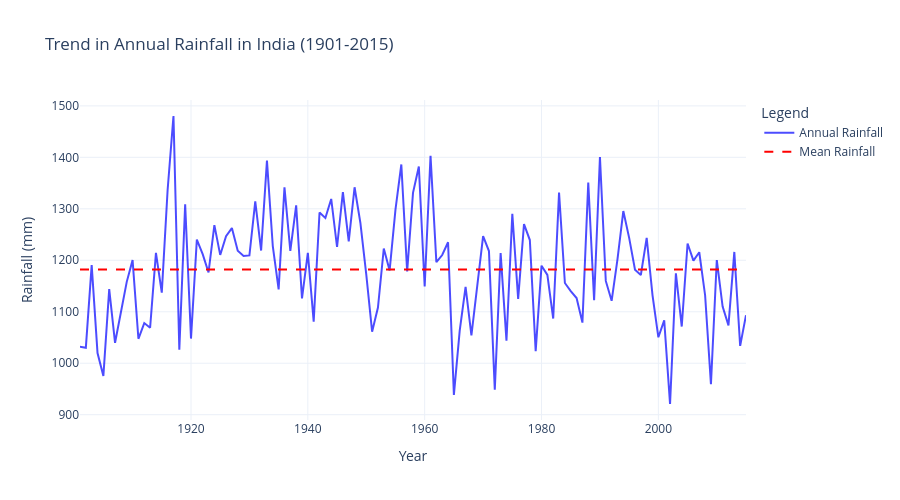
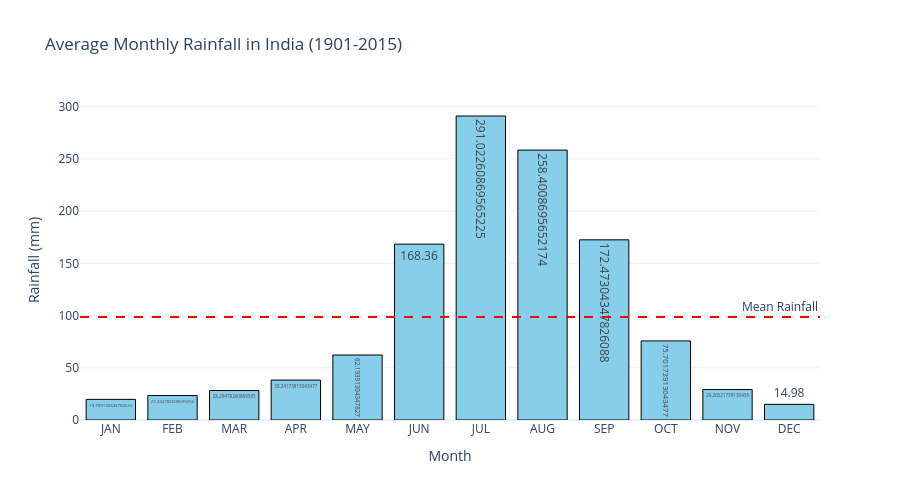
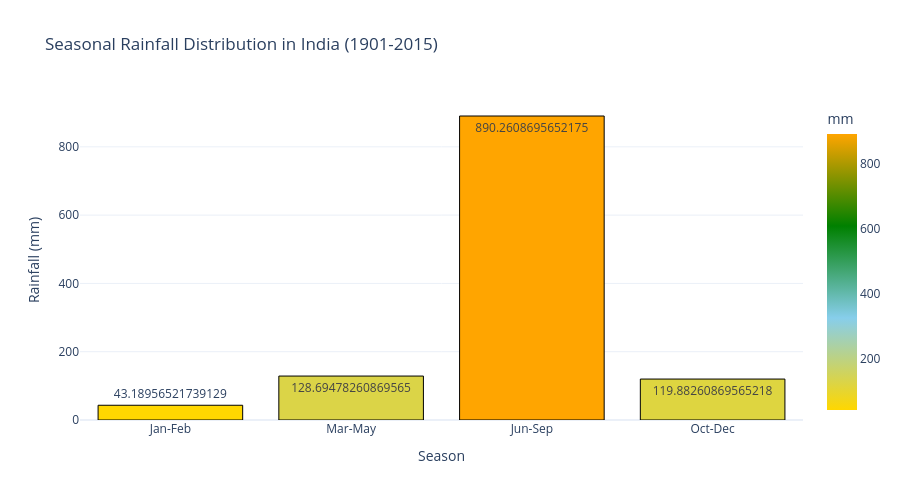

Write notebook code for charts like these, in order.
### Markdown cell above
# Let’s visualize these plots to get started with rainfall trends in India analysis:

### Code cell
import plotly.graph_objects as go
import plotly.express as px

# analyze trends in annual rainfall over time
annual_rainfall = rainfall_data[['YEAR', 'ANNUAL']]

fig_annual = go.Figure()
fig_annual.add_trace(go.Scatter(
    x=annual_rainfall['YEAR'],
    y=annual_rainfall['ANNUAL'],
    mode='lines',
    name='Annual Rainfall',
    line=dict(color='blue', width=2),
    opacity=0.7
))

fig_annual.add_trace(go.Scatter(
    x=annual_rainfall['YEAR'],
    y=[annual_rainfall['ANNUAL'].mean()] * len(annual_rainfall),
    mode='lines',
    name='Mean Rainfall',
    line=dict(color='red', dash='dash')
))
fig_annual.update_layout(
    title='Trend in Annual Rainfall in India (1901-2015)',
    xaxis_title='Year',
    yaxis_title='Rainfall (mm)',
    template='plotly_white',
    legend=dict(title="Legend"),
    height=500
)
fig_annual.show()

# identify months with the highest and lowest rainfall on average
monthly_columns = ['JAN', 'FEB', 'MAR', 'APR', 'MAY', 'JUN', 'JUL', 'AUG', 'SEP', 'OCT', 'NOV', 'DEC']
monthly_avg = rainfall_data[monthly_columns].mean()

highest_rainfall_month = monthly_avg.idxmax()
lowest_rainfall_month = monthly_avg.idxmin()

fig_monthly = px.bar(
    x=monthly_avg.index,
    y=monthly_avg.values,
    labels={'x': 'Month', 'y': 'Rainfall (mm)'},
    title='Average Monthly Rainfall in India (1901-2015)',
    text=monthly_avg.values
)
fig_monthly.add_hline(
    y=monthly_avg.mean(),
    line_dash="dash",
    line_color="red",
    annotation_text="Mean Rainfall",
    annotation_position="top right"
)

fig_monthly.update_traces(marker_color='skyblue', marker_line_color='black', marker_line_width=1)
fig_monthly.update_layout(template='plotly_white', height=500)
fig_monthly.show()

# seasonal rainfall distribution
seasonal_columns = ['Jan-Feb', 'Mar-May', 'Jun-Sep', 'Oct-Dec']
seasonal_avg = rainfall_data[seasonal_columns].mean()

fig_seasonal = px.bar(
    x=seasonal_avg.index,
    y=seasonal_avg.values,
    labels={'x': 'Season', 'y': 'Rainfall (mm)'},
    title='Seasonal Rainfall Distribution in India (1901-2015)',
    text=seasonal_avg.values,
    color=seasonal_avg.values,
    color_continuous_scale=['gold', 'skyblue', 'green', 'orange']
)

fig_seasonal.update_traces(marker_line_color='black', marker_line_width=1)
fig_seasonal.update_layout(
    template='plotly_white',
    height=500,
    coloraxis_colorbar=dict(title='mm')
)
fig_seasonal.update_layout(template='plotly_white', height=500)
fig_seasonal.show()

### Figure 1 — Plotly figure (JSON) as saved in the notebook; plotly's stock layout.template omitted (floating-point values rounded to 4 significant figures)
{"data": [{"line": {"color": "blue", "width": 2}, "mode": "lines", "name": "Annual Rainfall", "opacity": 0.7, "type": "scatter", "x": [1901, 1902, 1903, 1904, 1905, 1906, 1907, 1908, 1909, 1910, 1911, 1912, 1913, 1914, 1915, 1916, 1917, 1918, 1919, 1920, 1921, 1922, 1923, 1924, 1925, 1926, 1927, 1928, 1929, 1930, 1931, 1932, 1933, 1934, 1935, 1936, 1937, 1938, 1939, 1940, 1941, 1942, 1943, 1944, 1945, 1946, 1947, 1948, 1949, 1950, 1951, 1952, 1953, 1954, 1955, 1956, 1957, 1958, 1959, 1960, 1961, 1962, 1963, 1964, 1965, 1966, 1967, 1968, 1969, 1970, 1971, 1972, 1973, 1974, 1975, 1976, 1977, 1978, 1979, 1980, 1981, 1982, 1983, 1984, 1985, 1986, 1987, 1988, 1989, 1990, 1991, 1992, 1993, 1994, 1995, 1996, 1997, 1998, 1999, 2000, 2001, 2002, 2003, 2004, 2005, 2006, 2007, 2008, 2009, 2010, 2011, 2012, 2013, 2014, 2015], "y": [1032.0, 1030.0, 1190.0, 1020.0, 975.3, 1144.0, 1040.0, 1097.0, 1158.0, 1200.0, 1048.0, 1078.0, 1069.0, 1214.0, 1137.0, 1337.0, 1480.0, 1026.0, 1309.0, 1048.0, 1240.0, 1212.0, 1176.0, 1268.0, 1210.0, 1247.0, 1263.0, 1218.0, 1208.0, 1209.0, 1315.0, 1219.0, 1394.0, 1228.0, 1143.0, 1342.0, 1218.0, 1307.0, 1126.0, 1215.0, 1081.0, 1293.0, 1282.0, 1319.0, 1226.0, 1333.0, 1237.0, 1342.0, 1272.0, 1172.0, 1061.0, 1108.0, 1223.0, 1180.0, 1298.0, 1386.0, 1178.0, 1331, 1382.0, 1149, 1403, 1196.0, 1210.0, 1235.0, 938.4, 1064, 1148.0, 1054.0, 1148.0, 1247, 1218, 948.5, 1214, 1044.0, 1290.0, 1125.0, 1270.0, 1239.0, 1023.0, 1190.0, 1172.0, 1087.0, 1332.0, 1156.0, 1140, 1127.0, 1079.0, 1351, 1122.0, 1401.0, 1160.0, 1121.0, 1202.0, 1296.0, 1244.0, 1182.0, 1171.0, 1244.0, 1132, 1050.0, 1083.0, 920.8, 1174.0, 1071.0, 1232.0, 1199.0, 1216.0, 1132.0, 959.3, 1200.0, 1110.0, 1074.0, 1216.0, 1034.0, 1093.0]}, {"line": {"color": "red", "dash": "dash"}, "mode": "lines", "name": "Mean Rainfall", "type": "scatter", "x": [1901, 1902, 1903, 1904, 1905, 1906, 1907, 1908, 1909, 1910, 1911, 1912, 1913, 1914, 1915, 1916, 1917, 1918, 1919, 1920, 1921, 1922, 1923, 1924, 1925, 1926, 1927, 1928, 1929, 1930, 1931, 1932, 1933, 1934, 1935, 1936, 1937, 1938, 1939, 1940, 1941, 1942, 1943, 1944, 1945, 1946, 1947, 1948, 1949, 1950, 1951, 1952, 1953, 1954, 1955, 1956, 1957, 1958, 1959, 1960, 1961, 1962, 1963, 1964, 1965, 1966, 1967, 1968, 1969, 1970, 1971, 1972, 1973, 1974, 1975, 1976, 1977, 1978, 1979, 1980, 1981, 1982, 1983, 1984, 1985, 1986, 1987, 1988, 1989, 1990, 1991, 1992, 1993, 1994, 1995, 1996, 1997, 1998, 1999, 2000, 2001, 2002, 2003, 2004, 2005, 2006, 2007, 2008, 2009, 2010, 2011, 2012, 2013, 2014, 2015], "y": [1182.0, 1182.0, 1182.0, 1182.0, 1182.0, 1182.0, 1182.0, 1182.0, 1182.0, 1182.0, 1182.0, 1182.0, 1182.0, 1182.0, 1182.0, 1182.0, 1182.0, 1182.0, 1182.0, 1182.0, 1182.0, 1182.0, 1182.0, 1182.0, 1182.0, 1182.0, 1182.0, 1182.0, 1182.0, 1182.0, 1182.0, 1182.0, 1182.0, 1182.0, 1182.0, 1182.0, 1182.0, 1182.0, 1182.0, 1182.0, 1182.0, 1182.0, 1182.0, 1182.0, 1182.0, 1182.0, 1182.0, 1182.0, 1182.0, 1182.0, 1182.0, 1182.0, 1182.0, 1182.0, 1182.0, 1182.0, 1182.0, 1182.0, 1182.0, 1182.0, 1182.0, 1182.0, 1182.0, 1182.0, 1182.0, 1182.0, 1182.0, 1182.0, 1182.0, 1182.0, 1182.0, 1182.0, 1182.0, 1182.0, 1182.0, 1182.0, 1182.0, 1182.0, 1182.0, 1182.0, 1182.0, 1182.0, 1182.0, 1182.0, 1182.0, 1182.0, 1182.0, 1182.0, 1182.0, 1182.0, 1182.0, 1182.0, 1182.0, 1182.0, 1182.0, 1182.0, 1182.0, 1182.0, 1182.0, 1182.0, 1182.0, 1182.0, 1182.0, 1182.0, 1182.0, 1182.0, 1182.0, 1182.0, 1182.0, 1182.0, 1182.0, 1182.0, 1182.0, 1182.0, 1182.0]}], "layout": {"height": 500, "legend": {"title": {"text": "Legend"}}, "title": {"text": "Trend in Annual Rainfall in India (1901-2015)"}, "xaxis": {"title": {"text": "Year"}}, "yaxis": {"title": {"text": "Rainfall (mm)"}}}}

### Figure 2 — Plotly figure (JSON) as saved in the notebook; plotly's stock layout.template omitted (floating-point values rounded to 4 significant figures)
{"data": [{"alignmentgroup": "True", "hovertemplate": "Month=%{x}<br>Rainfall (mm)=%{y}<br>text=%{text}<extra></extra>", "legendgroup": "", "marker": {"color": "skyblue", "line": {"color": "black", "width": 1}, "pattern": {"shape": ""}}, "name": "", "offsetgroup": "", "orientation": "v", "showlegend": false, "text": [19.76, 23.43, 28.25, 38.24, 62.19, 168.4, 291.0, 258.4, 172.5, 75.7, 29.21, 14.98], "textposition": "auto", "type": "bar", "x": ["JAN", "FEB", "MAR", "APR", "MAY", "JUN", "JUL", "AUG", "SEP", "OCT", "NOV", "DEC"], "xaxis": "x", "y": [19.76, 23.43, 28.25, 38.24, 62.19, 168.4, 291.0, 258.4, 172.5, 75.7, 29.21, 14.98], "yaxis": "y"}], "layout": {"annotations": [{"showarrow": false, "text": "Mean Rainfall", "x": 1, "xanchor": "right", "xref": "x domain", "y": 98.5, "yanchor": "bottom", "yref": "y"}], "barmode": "relative", "height": 500, "legend": {"tracegroupgap": 0}, "shapes": [{"line": {"color": "red", "dash": "dash"}, "type": "line", "x0": 0, "x1": 1, "xref": "x domain", "y0": 98.5, "y1": 98.5, "yref": "y"}], "title": {"text": "Average Monthly Rainfall in India (1901-2015)"}, "xaxis": {"anchor": "y", "domain": [0, 1], "title": {"text": "Month"}}, "yaxis": {"anchor": "x", "domain": [0, 1], "title": {"text": "Rainfall (mm)"}}}}

### Figure 3 — Plotly figure (JSON) as saved in the notebook; plotly's stock layout.template omitted (floating-point values rounded to 4 significant figures)
{"data": [{"alignmentgroup": "True", "hovertemplate": "Season=%{x}<br>Rainfall (mm)=%{y}<br>text=%{text}<br>color=%{marker.color}<extra></extra>", "legendgroup": "", "marker": {"color": [43.19, 128.7, 890.3, 119.9], "coloraxis": "coloraxis", "line": {"color": "black", "width": 1}, "pattern": {"shape": ""}}, "name": "", "offsetgroup": "", "orientation": "v", "showlegend": false, "text": [43.19, 128.7, 890.3, 119.9], "textposition": "auto", "type": "bar", "x": ["Jan-Feb", "Mar-May", "Jun-Sep", "Oct-Dec"], "xaxis": "x", "y": [43.19, 128.7, 890.3, 119.9], "yaxis": "y"}], "layout": {"barmode": "relative", "coloraxis": {"colorbar": {"title": {"text": "mm"}}, "colorscale": [[0, "gold"], [0.3333, "skyblue"], [0.6667, "green"], [1, "orange"]]}, "height": 500, "legend": {"tracegroupgap": 0}, "title": {"text": "Seasonal Rainfall Distribution in India (1901-2015)"}, "xaxis": {"anchor": "y", "domain": [0, 1], "title": {"text": "Season"}}, "yaxis": {"anchor": "x", "domain": [0, 1], "title": {"text": "Rainfall (mm)"}}}}
